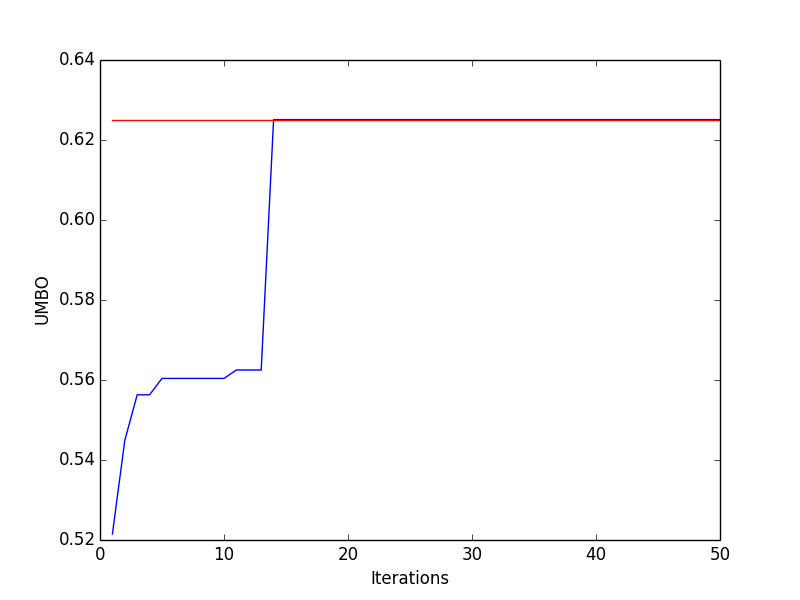

Python code for this plot:
import csv
import read_numbering_solutions
import matplotlib.pyplot as plt
# read real solubilities
sol_number = read_numbering_solutions.get_number_dict(1)
number_sol = read_numbering_solutions.get_number_dict(2)
f = open('full_sample.csv','Ur')
f_reader = csv.reader(f,dialect=csv.excel_tab)
data = []
data_dict = {}
for row in f_reader:
	row = row[0].split(',')
	sol = [row[0],row[1],row[2]]
	sol_tuple = (row[0],row[1],row[2])
	val = float(row[3])
	num = sol_number[sol_tuple]
	data.append(sol + [val] + [num])
	data_dict[sol_tuple] = val
f.close()

# read initial sampels


# plot
data_num = [data[i][4] for i in range(len(data))]
data_sol = [data[i][3] for i in range(len(data))]
'''
plt.plot(data_num, data_sol,'bo')
bo_num = [32,24,48,27,35]
bo_solution = [number_sol[i+1] for i in bo_num]
print bo_solution
bo_sol = [data_dict[(r[0],r[1],r[2])] for r in bo_solution]
plt.plot(bo_num,bo_sol,'ro',ms = 10)
for i in range(len(bo_num)):
	txt = i+1
	plt.annotate(str(txt),(bo_num[i],bo_sol[i]))
plt.show()
'''
max_sol = max([data[i][3] for i in range(len(data))])
f = open('perovskite_BO_output.csv','rU')
f_reader = csv.reader(f)
bo_sol = []
for item in f_reader:
	bo_sol = map(float,item)
f.close()

n_obs = len(bo_sol)
print n_obs
bo_sol_max = [max(bo_sol[0:i]) for i in range(1,len(bo_sol)+1)]
plt.plot([i for i in range(1,n_obs+1)],bo_sol_max,'b')
plt.plot([i for i in range(1,n_obs+1)],[max_sol for i in range(n_obs)],'r')
plt.ylabel('UMBO')
plt.xlabel('Iterations')
plt.savefig('plot_BO_process.png')
plt.show()


